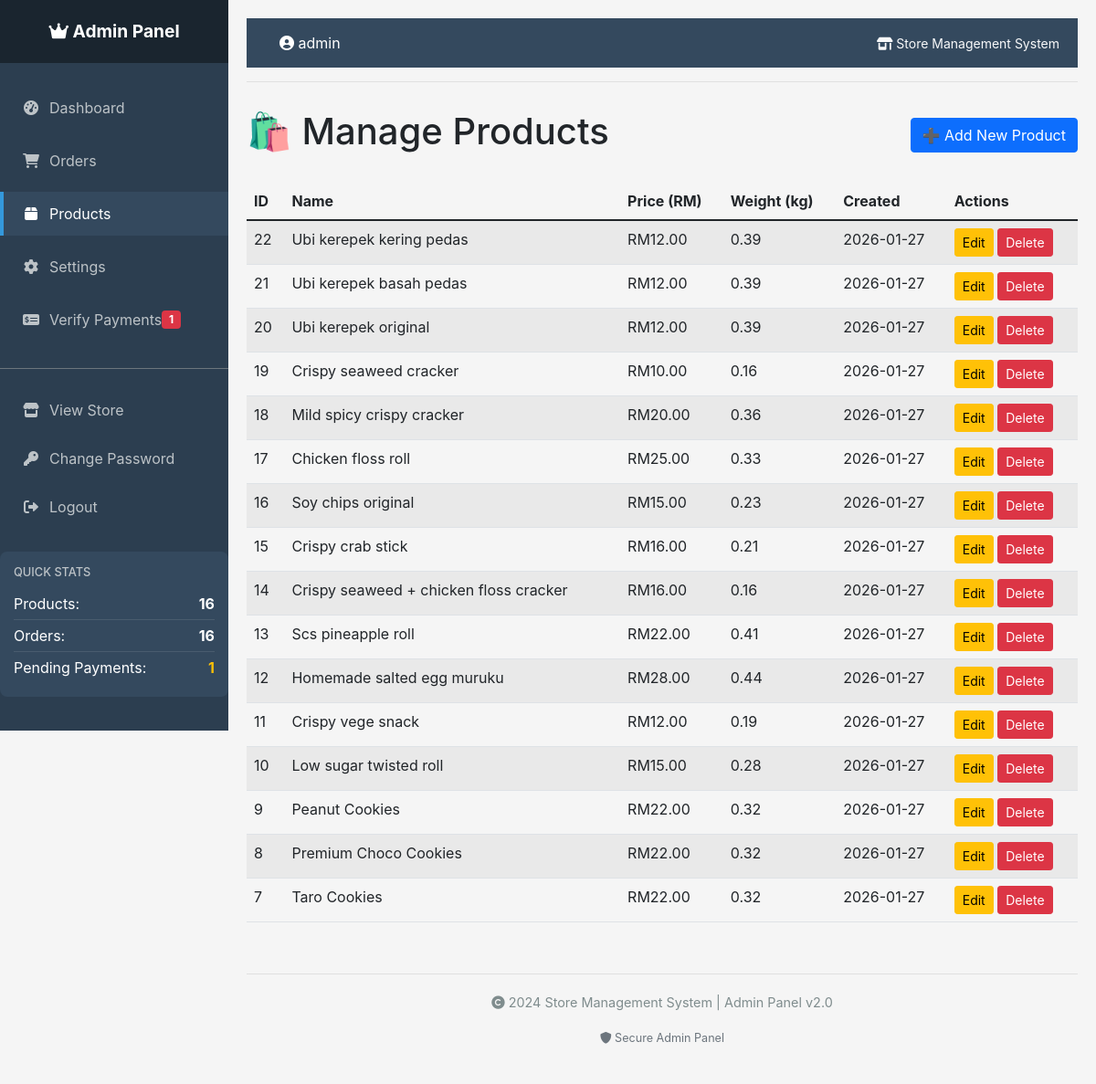
The page /admin/products (signed in) on the database its author committed.
### tables this page shows
CREATE TABLE products (
            id INTEGER PRIMARY KEY AUTOINCREMENT,
            name TEXT NOT NULL,
            price REAL NOT NULL,
            weight REAL NOT NULL,
            created_at TIMESTAMP DEFAULT CURRENT_TIMESTAMP
        );

### app.py (the view)
@app.route('/admin/products')
@admin_required
def admin_products():
    products = g.conn.execute('SELECT * FROM products ORDER BY created_at DESC').fetchall()
    return render_template('admin_products.html', products=products)

### app.py (called while the page is built)
def get_db_connection():
    conn = sqlite3.connect(app.config['DATABASE'])
    conn.row_factory = sqlite3.Row
    return conn

@app.before_request
def before_request():
    g.conn = get_db_connection()

@app.teardown_request
def teardown_request(exception):
    if hasattr(g, 'conn'):
        g.conn.close()

def admin_required(f):
    @wraps(f)
    def decorated_function(*args, **kwargs):
        if 'admin_logged_in' not in session:
            return redirect(url_for('admin_login'))
        return f(*args, **kwargs)
    return decorated_function

@app.context_processor
def inject_pending_payments():
    if hasattr(g, 'conn'):
        pending_count = g.conn.execute(
            'SELECT COUNT(*) FROM orders WHERE payment_status = "pending_verification"'
        ).fetchone()[0]
        return dict(pending_payments=pending_count)
    return dict(pending_payments=0)

### templates/admin_products.html (shortened to what this page needs)
{% extends "admin_base.html" %}
{% block content %}
<div class="d-flex justify-content-between align-items-center mb-4">
    <h1>🛍️ Manage Products</h1>
    <a href="{{ url_for('add_product') }}" class="btn btn-primary">
        ➕ Add New Product
    </a>
</div>
<div class="table-responsive">
    <table class="table table-striped">
        <thead>
            <tr>
                <th>ID</th>
                <th>Name</th>
                <th>Price (RM)</th>
                <th>Weight (kg)</th>
                <th>Created</th>
                <th>Actions</th>
            </tr>
        </thead>
        <tbody>
            {% for product in products %}
            <tr>
                <td>{{ product.id }}</td>
                <td>{{ product.name }}</td>
                <td>RM{{ "%.2f"|format(product.price) }}</td>
                <td>{{ product.weight }}</td>
                <td>{{ product.created_at[:10] }}</td>
                <td>
                    <a href="{{ url_for('edit_product', id=product.id) }}"
                       class="btn btn-sm btn-warning">Edit</a>
                    <a href="{{ url_for('delete_product', id=product.id) }}"
                       class="btn btn-sm btn-danger"
                       onclick="return confirm('Delete this product?')">Delete</a>
                </td>
            </tr>
            {% else %}
            <tr>
                <td colspan="6" class="text-center">No products found</td>
            </tr>
            {% endfor %}
        </tbody>
    </table>
</div>
{% endblock %}

### templates/admin_base.html (style rules this page uses)
body { font-family: -apple-system, BlinkMacSystemFont, 'Segoe UI', Roboto, Oxygen, Ubuntu, Cantarell, sans-serif; background-color: #f5f5f5; }

### rows shown on the page
products: id "22", name "Ubi kerepek kering pedas", price "12.00", weight "0.39", created_at "2026-01-27"
products: id "21", name "Ubi kerepek basah pedas", price "12.00", weight "0.39", created_at "2026-01-27"
products: id "20", name "Ubi kerepek original", price "12.00", weight "0.39", created_at "2026-01-27"
products: id "19", name "Crispy seaweed cracker", price "10.00", weight "0.16", created_at "2026-01-27"
products: id "18", name "Mild spicy crispy cracker", price "20.00", weight "0.36", created_at "2026-01-27"
products: id "17", name "Chicken floss roll", price "25.00", weight "0.33", created_at "2026-01-27"
products: id "16", name "Soy chips original", price "15.00", weight "0.23", created_at "2026-01-27"
products: id "15", name "Crispy crab stick", price "16.00", weight "0.21", created_at "2026-01-27"
products: id "14", name "Crispy seaweed + chicken floss cracker", price "16.00", weight "0.16", created_at "2026-01-27"
products: id "13", name "Scs pineapple roll", price "22.00", weight "0.41", created_at "2026-01-27"
products: id "12", name "Homemade salted egg muruku", price "28.00", weight "0.44", created_at "2026-01-27"
products: id "11", name "Crispy vege snack", price "12.00", weight "0.19", created_at "2026-01-27"
products: id "10", name "Low sugar twisted roll", price "15.00", weight "0.28", created_at "2026-01-27"
products: id "9", name "Peanut Cookies", price "22.00", weight "0.32", created_at "2026-01-27"
products: id "8", name "Premium Choco Cookies", price "22.00", weight "0.32", created_at "2026-01-27"
products: id "7", name "Taro Cookies", price "22.00", weight "0.32", created_at "2026-01-27"

### other values the page prints
{{ pending_payments }} "1"
{{ stats['product_count'] if stats else 0 }} "16"
{{ order_stats['order_count'] if order_stats else 0 }} "16"
{{ pending_stats['pending_count'] if pending_stats else 0 }} "1"
{{ session.get('admin_username', 'Admin') }} "admin"
